Frame 1 (no input): blank canvas, image omitted
Frame 60 (the mouse pressed at the canvas centre just before this capture): blank canvas, image omitted
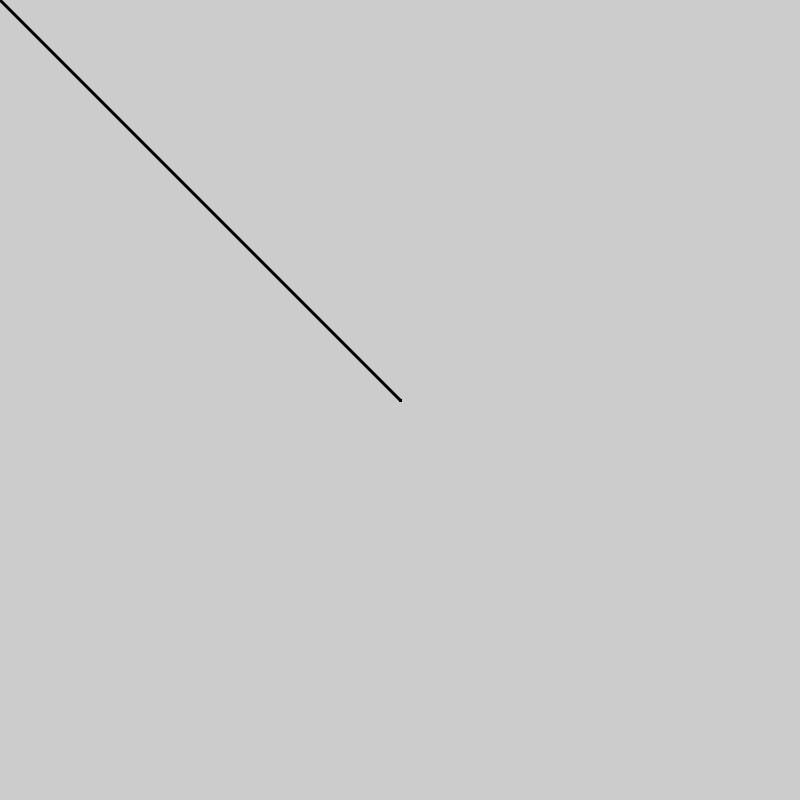
Frame 120 (the mouse held since frame 60 and released just before this capture)

The Processing sketch whose frames 1 and 60 were blank and that drew this single picture after the mouse press (run headless with seeded random() and noise(); from frame 60 on, the mouse is pressed at the canvas centre):

// Processing sketch: Lapiz
// ── Lapiz.pde
void setup(){
  size(800,800);
  strokeWeight(3);
}

void draw(){
  line(mouseX,mouseY,pmouseX,pmouseY);
}
